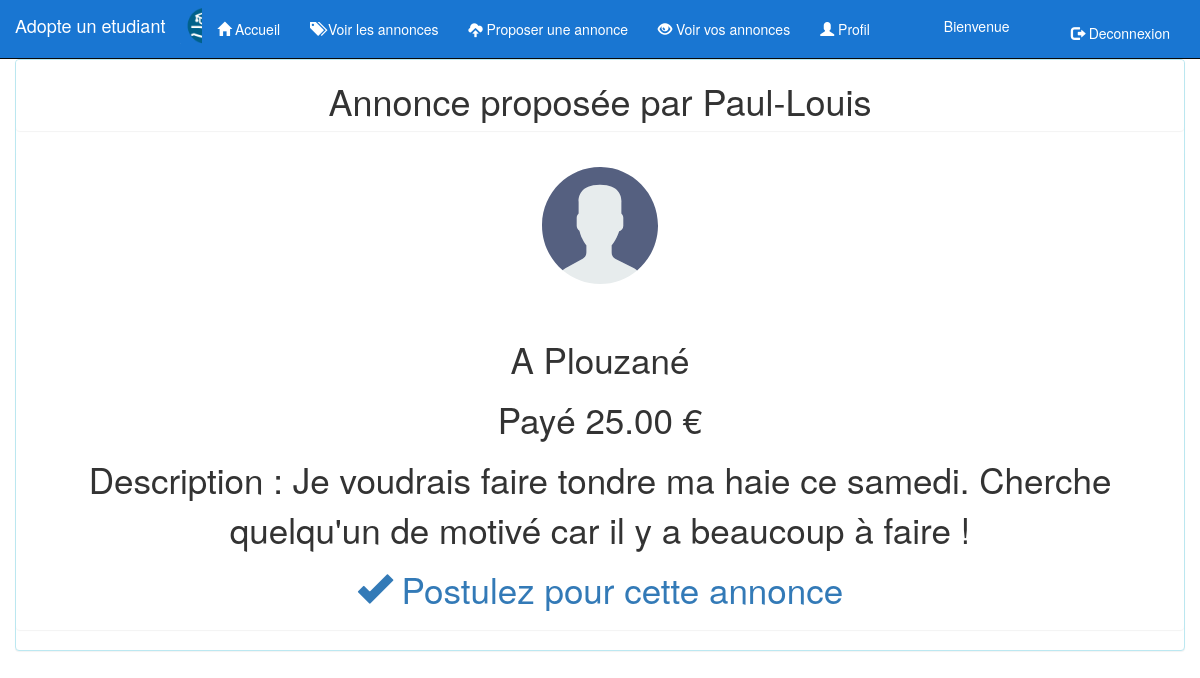
Page /annonce/8 on the committed database.
### profils/models.py (models this page shows, shortened)
class Annonce (models.Model):
	titre = models.CharField(max_length=200)
	annonce = models.TextField(null=False)
	date = models.DateTimeField(auto_now_add=True, auto_now=False, verbose_name = "Date de dépôt")
	prix = models.DecimalField(max_digits=5,decimal_places=2)
	annonceur = models.CharField(max_length=100)
	etudiant = models.CharField(max_length=100, blank=True) # blank permet de rendre ce champs optionnel
	lieux = models.CharField(max_length=50)
	distance_max = models.IntegerField()
	numero = models.IntegerField()
	etat = models.CharField(max_length=10)
	postulant = models.CharField(max_length=100, null=True)
	message_postulant = models.TextField(max_length=1000,null=True)

class Profil(models.Model):
    user = models.OneToOneField(User)
    age = models.IntegerField()
    photo = models.ImageField(upload_to="photos/")
    is_student = models.BooleanField()
    ecole = models.CharField(null=True, max_length=100)
    description = models.TextField(null=True)
    sexe = models.CharField(max_length=10)

### profils/views.py (the view)
# urls.py: url(r'^annonce/(?P<numero>\d+$)',views.annonce, name= 'lire_annonce'),
def annonce(request,numero):
    pseudo = request.user.username
    annonce = Annonce.objects.get(numero=numero)
    user_annonceur = User.objects.get(username=annonce.annonceur)
    profil_annonceur = Profil.objects.get(user=user_annonceur)
    if annonce.etat != "a_faire":
        if ((pseudo==annonce.annonceur) or (pseudo==annonce.postulant) or (pseudo==annonce.etudiant)):
            Bool = annonce.distance_max != 0
            return render(request,'profils/annonce.html',locals())
        else:
            raise Http404
    Bool = annonce.distance_max != 0
    return render(request,'profils/annonce.html',locals())

### profils/templates/profils/annonce.html (shortened to what this page needs)
<!DOCTYPE html>
<html lang="fr">
<head>
    {% load static %}
    <link rel="stylesheet" href="{% static 'style.css' %}" >
    <link rel="stylesheet" href="{% static 'css/bootstrap.css' %}">
</head>
<body>
	<div class="container-fluid">
		<nav class="navbar navbar-inverse navbar-fixed-top" style= "background-color: #1976D2">
		  <div class="container-fluid" >
		    <div id="navbar" style="display: inline-block;">
		    </div>
		    <div class="navbar-header" >
		      <a class="navbar-brand" href="/" style="color :#FFFFFF">Adopte un etudiant</a>
		    </div>
		    <div id="navbar" class="collapse navbar-collapse" >
		    <ul class="nav navbar-nav" style=" margin : -4% 0 0 16%" >
		        <li class="active" ><a href="/" style="background-color: #1976D2"><span class="glyphicon glyphicon-home"></span> Accueil</a></li>
		        <li><a href="/annonces" style="color:#FFFFFF"><span class="glyphicon glyphicon-tags"></span> Voir les annonces</a></li>
		        <li><a href="/proposer_annonce" style="color:#FFFFFF"><span class="glyphicon glyphicon-cloud-upload"></span> Proposer une annonce</a></li>
		        <li><a href="/voir_annonces_perso/a_faire" style="color:#FFFFFF"><span class="glyphicon glyphicon-eye-open"></span> Voir vos annonces</a></li>
		        <li><a href="/profil" style="color:#FFFFFF"><span class="glyphicon glyphicon-user"></span> Profil</a></li>
		    </ul>
		    <ul class="nav navbar-nav" style=" float:right;margin :-3% 15% 0 0%">
		    	<li style="color:#FFFFFF">Bienvenue {{ request.user.username }} </li>
		    </ul>
		    <ul class="nav navbar-nav navbar-right" style=" float:right; margin : -4% 0 0 16%">
		        <li><a href="/deconnexion" style="color:#FFFFFF"><span class="glyphicon glyphicon-log-out"></span> Deconnexion </a></li>
		    </ul>
		    </div>
		  </div>
		</nav>
	</div>
	<div class="container-fluid">
		<div class="panel panel-info" style="margin:5% 0 0 0">
			<div class="panel panel-header" style="text-align: center">
				<h1 > Annonce proposée par {{annonce.annonceur}}  </h1>
			</div>
			<div class="panel panel-body" style="text-align: center">
				<div class="row">
					<img src="{{profil_annonceur.photo.url }}" width="10%" heigth="10%"/>
				</div>
				<div class="row">
					<div class="element1">
						<br>
						<p > A {{ annonce.lieux}} </p>
						<p> Payé {{annonce.prix}} €</p>
						<p>	Description : {{annonce.annonce}} </p>
						<a href="{% url "postuler_annonce" numero%}"><span class="glyphicon glyphicon-ok"></span> Postulez pour cette annonce</a>
					</div>
				</div>
			</div>
		</div>
	</div>
</body>
</html>

### static/style.css (style rules this page uses)
.element1 { font-size: 250% }

### rows in the picture
Annonce: annonceur "Paul-Louis", lieux "Plouzané", prix "25.00", annonce "Je voudrais faire tondre ma haie ce samedi. Cherche quelqu'un de motivé car il y a beaucoup à faire !"
Profil: photo (picture)
